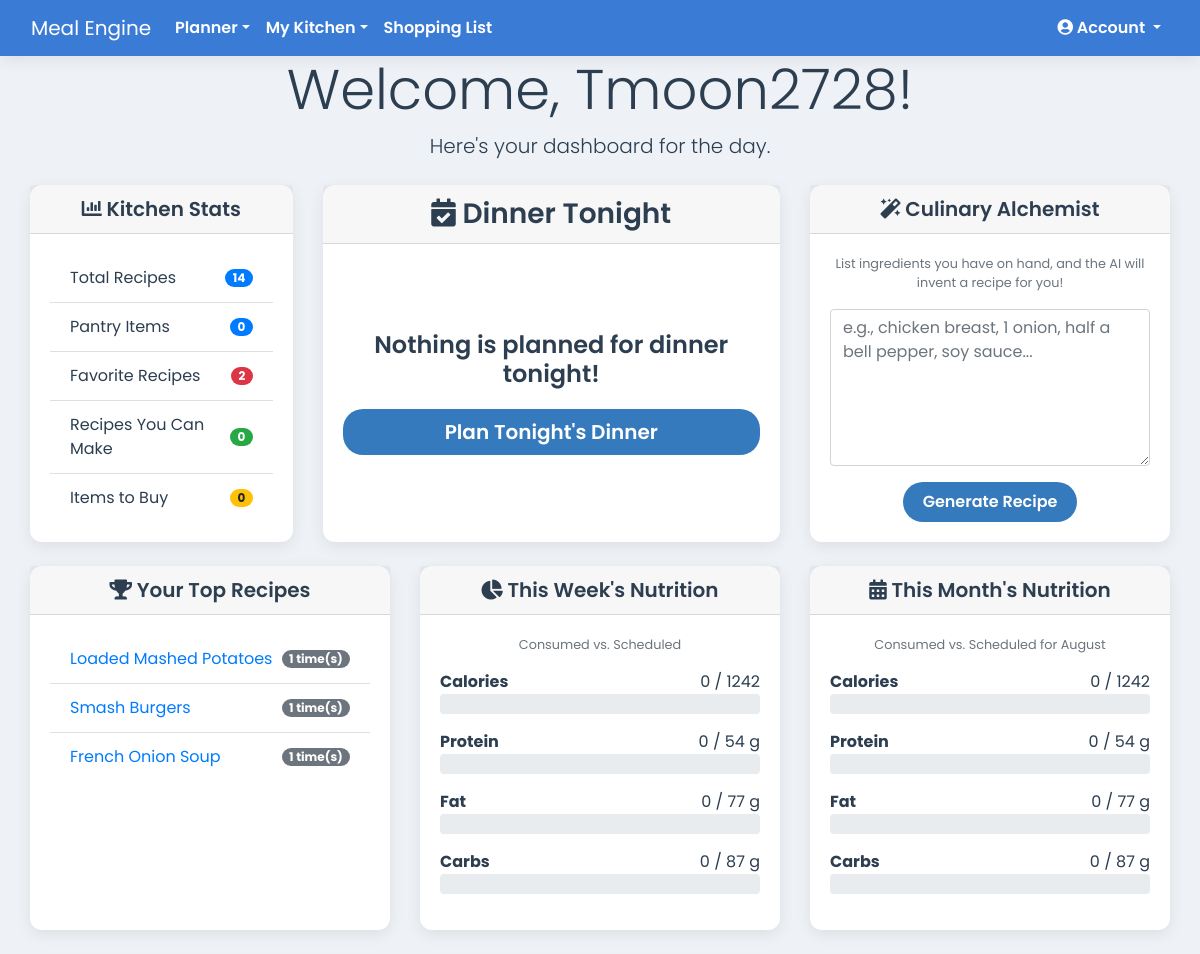
Screenshot of / (signed in) with the database file from the repository.
### app.py (models this page shows)
class User(db.Model, UserMixin):
    id = db.Column(db.Integer, primary_key=True)
    email = db.Column(db.String(150), unique=True, nullable=False)
    password = db.Column(db.String(150), nullable=False)
    household_id = db.Column(db.Integer, db.ForeignKey('household.id'))
    household = db.relationship('Household', backref='members')
    recipes = db.relationship('Recipe', backref='author', lazy=True)
    subscription_plan = db.Column(db.String(50), nullable=False, default='free')
    stripe_customer_id = db.Column(db.String(255), unique=True, nullable=True)
    stripe_subscription_id = db.Column(db.String(255), unique=True, nullable=True)
    ai_credits = db.Column(db.Integer, nullable=False, default=5)
    @property
    def is_premium_or_elite(self):
        return self.subscription_plan in ['premium', 'elite']

class Recipe(db.Model):
    id = db.Column(db.Integer, primary_key=True)
    user_id = db.Column(db.Integer, db.ForeignKey('user.id'), nullable=False)
    household_id = db.Column(db.Integer, db.ForeignKey('household.id'), nullable=False)
    name = db.Column(db.String(100), nullable=False)
    instructions = db.Column(db.Text, nullable=False)
    servings = db.Column(db.Integer)
    prep_time = db.Column(db.String(50))
    cook_time = db.Column(db.String(50))
    is_favorite = db.Column(db.Boolean, default=False, nullable=False)
    meal_type = db.Column(db.String(50), nullable=False, default='Main Course')
    rating = db.Column(db.Integer, nullable=False, default=0)
    ingredients = db.relationship('RecipeIngredient', backref='recipe', lazy=True, cascade="all, delete-orphan")
    calories = db.Column(db.Float, nullable=True)
    protein = db.Column(db.Float, nullable=True)
    fat = db.Column(db.Float, nullable=True)
    carbs = db.Column(db.Float, nullable=True)

### app.py (the view)
@app.route('/')
def index():
    if not current_user.is_authenticated:
        return render_template('landing_page.html')
    today = date.today()
    start_of_week = today - timedelta(days=today.weekday())
    end_of_week = start_of_week + timedelta(days=6)
    start_of_month = today.replace(day=1)
    _, days_in_month = calendar.monthrange(today.year, today.month)
    end_of_month = today.replace(day=days_in_month)
    all_user_recipes = Recipe.query.filter_by(household_id=current_user.household_id).all()
    pantry_items_in_stock = PantryItem.query.filter_by(household_id=current_user.household_id).filter(PantryItem.quantity > 0).all()
    pantry_ingredient_ids = {item.ingredient_id for item in pantry_items_in_stock}
    recipes_can_make_count = 0
    for recipe in all_user_recipes:
        required_ingredient_ids = {ri.ingredient_id for ri in recipe.ingredients}
        if required_ingredient_ids and required_ingredient_ids.issubset(pantry_ingredient_ids):
            recipes_can_make_count += 1
    planned_meals_for_shopping = MealPlan.query.filter(
        MealPlan.household_id == current_user.household_id,
        MealPlan.recipe_id.isnot(None),
        MealPlan.meal_date.between(today, end_of_week)
    ).all()
    required = {}
    for meal in planned_meals_for_shopping:
        for item in meal.recipe.ingredients:
            if not item.quantity or item.quantity == 0: continue
            required[item.ingredient.id] = required.get(item.ingredient.id, 0) + item.quantity
    items_to_buy_count = 0
    for ing_id, needed_qty in required.items():
        pantry_item = PantryItem.query.filter_by(household_id=current_user.household_id, ingredient_id=ing_id).first()
        if not pantry_item or pantry_item.quantity < needed_qty:
            items_to_buy_count += 1
    manual_shopping_items = ShoppingListItem.query.filter_by(household_id=current_user.household_id).count()
    items_to_buy_count += manual_shopping_items
    most_made_recipes = db.session.query(
        Recipe,
        func.count(MealPlan.recipe_id).label('meal_count')
    ).join(MealPlan, Recipe.id == MealPlan.recipe_id)\
    .filter(Recipe.household_id == current_user.household_id)\
    .group_by(Recipe.id)\
    .order_by(desc('meal_count'))\
    .limit(5).all()
    kitchen_stats = {
        'total_recipes': Recipe.query.filter_by(household_id=current_user.household_id).count(),
        'pantry_items': PantryItem.query.filter_by(household_id=current_user.household_id).count(),
        'favorite_recipes': Recipe.query.filter_by(household_id=current_user.household_id, is_favorite=True).count(),
        'recipes_can_make': recipes_can_make_count,
        'items_to_buy': items_to_buy_count
    }
    todays_meal_plan = MealPlan.query.filter_by(
        household_id=current_user.household_id,
        meal_date=today,
        meal_slot='Dinner'
    ).first()
    weekly_planned_meals = MealPlan.query.filter(
        MealPlan.household_id == current_user.household_id,
        MealPlan.meal_date.between(start_of_week, end_of_week),
        MealPlan.recipe_id.isnot(None)
    ).all()
    monthly_planned_meals = MealPlan.query.filter(
        MealPlan.household_id == current_user.household_id,
        MealPlan.meal_date.between(start_of_month, end_of_month),
        MealPlan.recipe_id.isnot(None)
    ).all()
    weekly_stats = {
        'scheduled': {'calories': 0, 'protein': 0, 'fat': 0, 'carbs': 0},
        'consumed': {'calories': 0, 'protein': 0, 'fat': 0, 'carbs': 0}
    }
    for meal in weekly_planned_meals:
        if meal.recipe:
            weekly_stats['scheduled']['calories'] += meal.recipe.calories or 0
            weekly_stats['scheduled']['protein'] += meal.recipe.protein or 0
            weekly_stats['scheduled']['fat'] += meal.recipe.fat or 0
            weekly_stats['scheduled']['carbs'] += meal.recipe.carbs or 0
            if meal.is_eaten:
                weekly_stats['consumed']['calories'] += meal.recipe.calories or 0
                weekly_stats['consumed']['protein'] += meal.recipe.protein or 0
                weekly_stats['consumed']['fat'] += meal.recipe.fat or 0
                weekly_stats['consumed']['carbs'] += meal.recipe.carbs or 0
    monthly_stats = {
        'scheduled': {'calories': 0, 'protein': 0, 'fat': 0, 'carbs': 0},
        'consumed': {'calories': 0, 'protein': 0, 'fat': 0, 'carbs': 0}
    }
    for meal in monthly_planned_meals:
        if meal.recipe:
            monthly_stats['scheduled']['calories'] += meal.recipe.calories or 0
            monthly_stats['scheduled']['protein'] += meal.recipe.protein or 0
            monthly_stats['scheduled']['fat'] += meal.recipe.fat or 0
            monthly_stats['scheduled']['carbs'] += meal.recipe.carbs or 0
            if meal.is_eaten:
                monthly_stats['consumed']['calories'] += meal.recipe.calories or 0
                monthly_stats['consumed']['protein'] += meal.recipe.protein or 0
                monthly_stats['consumed']['fat'] += meal.recipe.fat or 0
                monthly_stats['consumed']['carbs'] += meal.recipe.carbs or 0
    return render_template('index.html',
                           todays_meal_plan=todays_meal_plan,
                           weekly_stats=weekly_stats,
                           monthly_stats=monthly_stats,
                           kitchen_stats=kitchen_stats,
                           most_made_recipes=most_made_recipes)

### app.py (called while the page is built)
@app.context_processor
def inject_cache_buster():
    return dict(cache_buster=int(time.time()))

@app.before_request
def before_request():
    g.current_month_name = date.today().strftime('%B')

@login_manager.user_loader
def load_user(user_id):
    return db.session.get(User, int(user_id))

### templates/index.html (shortened to what this page needs)
{% extends 'base.html' %}
{% block content %}
<div class="container-fluid">
  <div class="text-center mb-4">
    <h1 class="display-4">Welcome, {{ current_user.email.split('@')[0] }}!</h1>
    <p class="lead">Here's your dashboard for the day.</p>
  </div>
  <div class="row">
    <div class="col-12 col-lg-5 d-flex flex-column order-1 order-lg-2 mb-4">
      <div class="card flex-grow-1">
        <div class="card-header text-center">
          <h3 class="my-0"><i class="fas fa-calendar-check"></i> Dinner Tonight</h3>
        </div>
        <div class="card-body text-center d-flex flex-column justify-content-center">
          {% if todays_meal_plan %}
            {% if todays_meal_plan.recipe %}
              <p class="text-muted">On the plan for tonight:</p>
              <h4 class="card-title">{{ todays_meal_plan.recipe.name }}</h4>
              <p class="card-text">{{ todays_meal_plan.recipe.instructions|truncate(150) }}</p>
              <a href="{{ url_for('view_recipe', recipe_id=todays_meal_plan.recipe.id) }}" class="btn btn-secondary mt-2">View Full Recipe</a>
            {% elif todays_meal_plan.custom_item_name %}
              <h4 class="card-title">{{ todays_meal_plan.custom_item_name }}</h4>
              <p class="card-text">A custom item is planned. Enjoy!</p>
            {% endif %}
          {% else %}
            <h4 class="card-title">Nothing is planned for dinner tonight!</h4>
            <a href="{{ url_for('meal_plan') }}" class="btn btn-primary btn-lg mt-2">Plan Tonight's Dinner</a>
          {% endif %}
        </div>
      </div>
    </div>
    <div class="col-12 col-md-6 col-lg-3 d-flex flex-column order-2 order-lg-1 mb-4">
      <div class="card">
        <div class="card-header text-center">
          <h5 class="my-0"><i class="fas fa-chart-bar"></i> Kitchen Stats</h5>
        </div>
        <div class="card-body">
            <ul class="list-group list-group-flush">
                <li class="list-group-item d-flex justify-content-between align-items-center">
                    Total Recipes
                    <span class="badge badge-primary badge-pill">{{ kitchen_stats.total_recipes }}</span>
                </li>
                <li class="list-group-item d-flex justify-content-between align-items-center">
                    Pantry Items
                    <span class="badge badge-primary badge-pill">{{ kitchen_stats.pantry_items }}</span>
                </li>
                <li class="list-group-item d-flex justify-content-between align-items-center">
                    Favorite Recipes
                    <span class="badge badge-danger badge-pill">{{ kitchen_stats.favorite_recipes }}</span>
                </li>
                <li class="list-group-item d-flex justify-content-between align-items-center">
                    Recipes You Can Make
                    <span class="badge badge-success badge-pill">{{ kitchen_stats.recipes_can_make }}</span>
                </li>
                 <li class="list-group-item d-flex justify-content-between align-items-center">
                    Items to Buy
                    <span class="badge badge-warning badge-pill">{{ kitchen_stats.items_to_buy }}</span>
                </li>
            </ul>
        </div>
      </div>
    </div>
    <div class="col-12 col-md-6 col-lg-4 d-flex flex-column order-3 order-lg-3 mb-4">
       <div class="card flex-grow-1">
        <div class="card-header text-center">
          <h5 class="my-0"><i class="fas fa-magic"></i> Culinary Alchemist</h5>
        </div>
        <div class="card-body d-flex flex-column">
           <p class="text-center text-muted small mt-0">List ingredients you have on hand, and the AI will invent a recipe for you!</p>
          <div class="form-group flex-grow-1 d-flex flex-column">
            <textarea id="fridge-ingredients" class="form-control flex-grow-1" placeholder="e.g., chicken breast, 1 onion, half a bell pepper, soy sauce..."></textarea>
          </div>
          <div class="text-center">
            <button id="generate-recipe-btn" class="btn btn-primary">Generate Recipe</button>
          </div>
        </div>
      </div>
    </div>
  </div>
  <div class="row">
    <div class="col-12 col-md-6 col-lg-4 mb-4">
        <div class="card h-100">
            <div class="card-header text-center">
                <h5 class="my-0"><i class="fas fa-trophy"></i> Your Top Recipes</h5>
            </div>
            <div class="card-body">
                {% if most_made_recipes %}
                    <ul class="list-group list-group-flush">
                        {% for recipe, count in most_made_recipes %}
                            <li class="list-group-item d-flex justify-content-between align-items-center">
                                <a href="{{ url_for('view_recipe', recipe_id=recipe.id) }}">{{ recipe.name }}</a>
                                <span class="badge badge-secondary badge-pill">{{ count }} time(s)</span>
                            </li>
                        {% endfor %}
                    </ul>
                {% else %}
                    <p class="text-center text-muted">Start planning meals to see your most-made recipes here!</p>
                {% endif %}
            </div>
        </div>
    </div>
    <div class="col-12 col-md-6 col-lg-4 mb-4">
      <div class="card h-100">
        <a href="{{ url_for('meal_plan') }}" class="text-dark">
          <div class="card-header text-center">
            <h5 class="my-0"><i class="fas fa-chart-pie"></i> This Week's Nutrition</h5>
          </div>
        </a>
        <div class="card-body">
          <p class="text-muted small text-center">Consumed vs. Scheduled</p>
          {% for nutrient in ['calories', 'protein', 'fat', 'carbs'] %}
            {% set scheduled_val = weekly_stats.scheduled[nutrient] %}
            {% set consumed_val = weekly_stats.consumed[nutrient] %}
            <div class="mb-3">
              <div class="d-flex justify-content-between">
                <strong>{{ nutrient|capitalize }}</strong>
                <span>{{ (consumed_val)|default(0)|round|int }} / {{ (scheduled_val)|default(0)|round|int }} {{ 'g' if nutrient != 'calories' else '' }}</span>
              </div>
              {% set percentage = (consumed_val / scheduled_val * 100) if scheduled_val > 0 else 0 %}
              <div class="progress" style="height: 20px;">
              </div>
            </div>
          {% endfor %}
        </div>
      </div>
    </div>
     <div class="col-12 col-lg-4 mb-4">
       <div class="card h-100">
        <a href="{{ url_for('monthly_plan') }}" class="text-dark">
          <div class="card-header text-center">
            <h5 class="my-0"><i class="fas fa-calendar-alt"></i> This Month's Nutrition</h5>
          </div>
        </a>
        <div class="card-body">
          <p class="text-muted small text-center">Consumed vs. Scheduled for {{ g.current_month_name }}</p>
           {% for nutrient in ['calories', 'protein', 'fat', 'carbs'] %}
            {% set scheduled_val = monthly_stats.scheduled[nutrient] %}
            {% set consumed_val = monthly_stats.consumed[nutrient] %}
            <div class="mb-3">
              <div class="d-flex justify-content-between">
                <strong>{{ nutrient|capitalize }}</strong>
                <span>{{ (consumed_val)|default(0)|round|int }} / {{ (scheduled_val)|default(0)|round|int }} {{ 'g' if nutrient != 'calories' else '' }}</span>
              </div>
              {% set percentage = (consumed_val / scheduled_val * 100) if scheduled_val > 0 else 0 %}
              <div class="progress" style="height: 20px;">
              </div>
            </div>
          {% endfor %}
        </div>
      </div>
    </div>
  </div>
</div>
{% endblock %}

### static/css/style.css (style rules this page uses)
:root { --primary-blue: #3a7bd5; --secondary-blue: #357abd; --light-bg: #eef2f7; --card-bg: #ffffff; --text-dark: #2c3e50; --text-light: #5a6a7a; --danger-red: #e74c3c; --success-green: #2ecc71; --info-cyan: #1abc9c; --snack-teal: #20c997; --shadow: 0 4px 15px rgba(0, 0, 0, 0.08); }
body { font-family: 'Poppins', sans-serif; font-weight: 400; background-color: var(--light-bg); color: var(--text-dark); }
.btn { border-radius: 20px; padding: 8px 20px; border: none; font-weight: 600; transition: all 0.3s ease; }
.btn-primary { background-color: var(--secondary-blue); color: white; }
h1, h2, h3, h4, h5 { color: var(--text-dark); font-weight: 600; }
.card, .jumbotron { background-color: var(--card-bg); border: none; border-radius: 12px; box-shadow: var(--shadow); }
.card { transition: transform 0.2s ease-in-out, box-shadow 0.2s ease-in-out; }

### rows the page displays
User: email "Tmoon2728"
Recipe: name "Loaded Mashed Potatoes", count "1"
Recipe: name "Smash Burgers", count "1"
Recipe: name "French Onion Soup", count "1"

### other values shown
{{ kitchen_stats.total_recipes }} "14"
{{ kitchen_stats.pantry_items }} "0"
{{ kitchen_stats.favorite_recipes }} "2"
{{ kitchen_stats.recipes_can_make }} "0"
{{ kitchen_stats.items_to_buy }} "0"
{{ nutrient|capitalize }} "Calories" "Protein" "Fat" "Carbs"
{{ (consumed_val)|default(0)|round|int }} "0" "0" "0" "0"
{{ (scheduled_val)|default(0)|round|int }} "1242" "54" "77" "87"
{{ 'g' if nutrient != 'calories' else '' }} "g" "g" "g"
{{ g.current_month_name }} "August"
